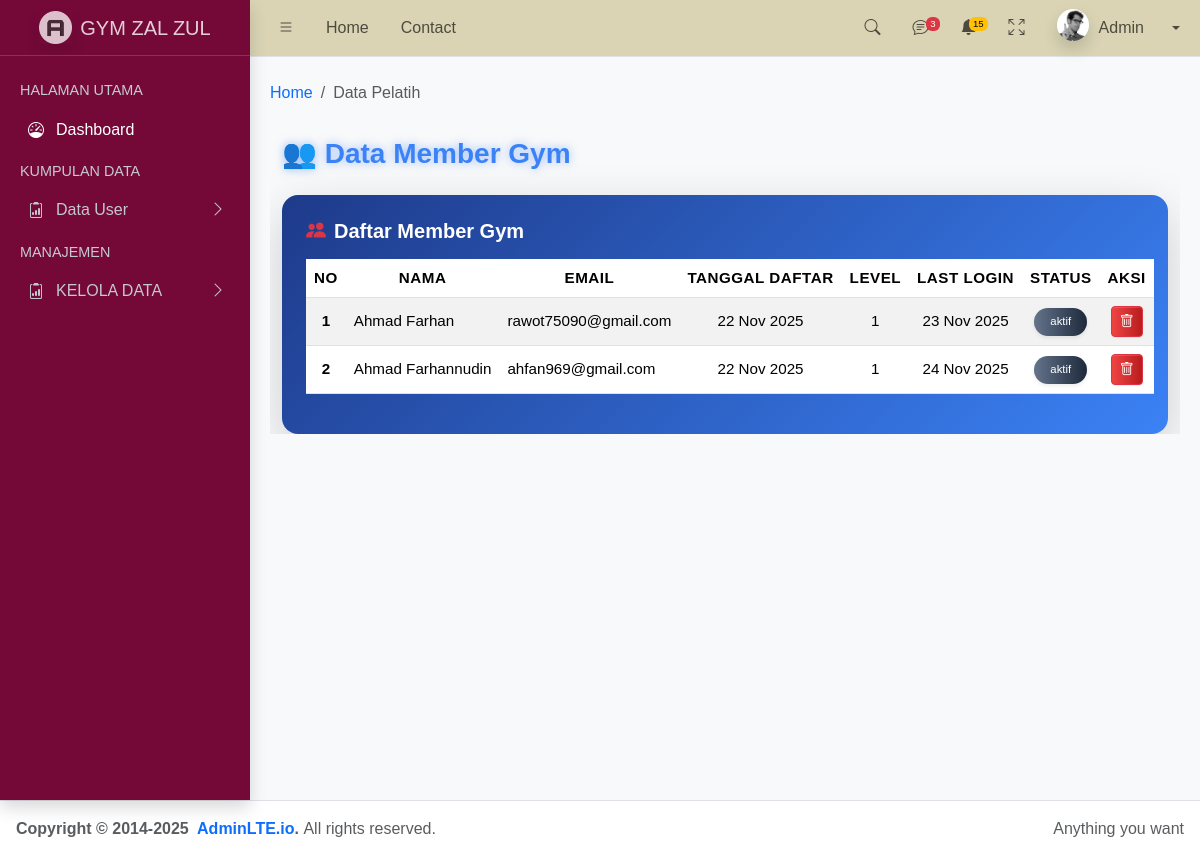
Page /dist/tables/member.php on the committed database.
### tables this page shows
CREATE TABLE `member` (
  `id_member` int(11) NOT NULL,
  `nama` varchar(100) NOT NULL,
  `email` varchar(150) NOT NULL,
  `password` varchar(255) DEFAULT NULL,
  `google_id` varchar(255) DEFAULT NULL,
  `foto_profile` varchar(255) DEFAULT 'default.png',
  `tanggal_daftar` datetime DEFAULT current_timestamp(),
  `level` int(11) DEFAULT 1,
  `streak_hari` int(11) DEFAULT 0,
  `last_login` datetime DEFAULT NULL,
  `status` enum('aktif','nonaktif') DEFAULT 'aktif'
);

### dist/tables/member.php (the view, shortened to what this page needs)
<!doctype html>
<html lang="en">
  <head>
    <link
      rel="stylesheet"
      href="https://cdn.jsdelivr.net/npm/@fontsource/source-sans-3@5.0.12/index.css"
      media="print"
      onload="this.media='all'"
    />
    <link
      rel="stylesheet"
      href="https://cdn.jsdelivr.net/npm/overlayscrollbars@2.11.0/styles/overlayscrollbars.min.css"
    />
    <link
      rel="stylesheet"
      href="https://cdn.jsdelivr.net/npm/bootstrap-icons@1.13.1/font/bootstrap-icons.min.css"
    />
    <link rel="stylesheet" href="../css/adminlte.css" />
  </head>
  <body class="layout-fixed sidebar-expand-lg sidebar-open bg-body-tertiary">
    <div class="app-wrapper">
      <nav class="app-header navbar navbar-expand" style="background-color: rgb(218, 212, 181);">
        <div class="container-fluid">
          <ul class="navbar-nav">
            <li class="nav-item">
              <a class="nav-link" data-lte-toggle="sidebar" href="#" role="button">
                <i class="bi bi-list"></i>
              </a>
            </li>
            <li class="nav-item d-none d-md-block"><a href="#" class="nav-link">Home</a></li>
            <li class="nav-item d-none d-md-block"><a href="#" class="nav-link">Contact</a></li>
          </ul>
          <ul class="navbar-nav ms-auto">
            <li class="nav-item">
              <a class="nav-link" data-widget="navbar-search" href="#" role="button">
                <i class="bi bi-search"></i>
              </a>
            </li>
            <li class="nav-item dropdown">
              <a class="nav-link" data-bs-toggle="dropdown" href="#">
                <i class="bi bi-chat-text"></i>
                <span class="navbar-badge badge text-bg-danger">3</span>
              </a>
            </li>
            <li class="nav-item dropdown">
              <a class="nav-link" data-bs-toggle="dropdown" href="#">
                <span class="navbar-badge badge text-bg-warning">15</span>
              </a>
            </li>
            <li class="nav-item">
              <a class="nav-link" href="#" data-lte-toggle="fullscreen">
                <i data-lte-icon="maximize" class="bi bi-arrows-fullscreen"></i>
              </a>
            </li>
            <li class="nav-item dropdown user-menu">
              <a href="#" class="nav-link dropdown-toggle" data-bs-toggle="dropdown">
                <img
                  src="../assets/img/user2-160x160.jpg"
                  class="user-image rounded-circle shadow"
                  alt="User Image"
                />
                <span class="d-none d-md-inline">Admin</span>
              </a>
            </li>
          </ul>
          <ul class="navbar-nav">
            <li class="nav-item dropdown">
              <button
                class="btn btn-link nav-link py-2 px-0 px-lg-2 dropdown-toggle d-flex align-items-center"
                id="bd-theme"
                type="button"
                aria-expanded="false"
                data-bs-toggle="dropdown"
                data-bs-display="static"
              >
              </button>
            </li>
          </ul>
        </div>
      </nav>
       <aside class="app-sidebar  shadow" data-bs-theme="dark" style="background-color: rgb(116, 9, 56);">
        <div class="sidebar-brand">
          <a href="./index.php" class="brand-link">
            <img
              src="../assets/img/AdminLTELogo.png"
              alt="AdminLTE Logo"
              class="brand-image opacity-75 shadow"
            />
            <span class="brand-text fw-light">GYM ZAL ZUL</span>
          </a>
        </div>
        <div class="sidebar-wrapper">
          <nav class="mt-2">
                              <ul
              class="nav sidebar-menu flex-column"
              data-lte-toggle="treeview"
              role="navigation"
              aria-label="Main navigation"
              data-accordion="false"
              id="navigation"
            >
            <li class="nav-header">HALAMAN UTAMA</li>
              <li class="nav-item menu-open">
                <a href="#" class="nav-link active">
                  <i class="nav-icon bi bi-speedometer"></i>
                  <p>
                    Dashboard
                  </p>
                </a>
              </li>
              <li class="nav-header">KUMPULAN DATA</li>
              <li class="nav-item">
                <a href="#" class="nav-link ">
                  <i class="nav-icon bi bi-clipboard2-data"></i>
                  <p>
                    Data User
                  </p>
                </a>
              </li>
              <li class="nav-header"> MANAJEMEN</li>
              <li class="nav-item">
                <a href="#" class="nav-link ">
                  <i class="nav-icon bi bi-clipboard2-data"></i>
                  <p>
                    KELOLA DATA
                  </p>
                </a>
              </li>
            </ul>
          </nav>
        </div>
      </aside>
      <main class="app-main">
        <div class="app-content-header">
          <div class="container-fluid">
            <div class="row">
              <div class="col-sm-6">
                <ol class="breadcrumb float-sm-start">
                  <li class="breadcrumb-item"><a href="../index.php">Home</a></li>
                  <li class="breadcrumb-item active" aria-current="page">Data Pelatih</li>
                </ol>
              </div>
            </div>
            <div class="card-body">
        <div class="table-responsive">
<div class="container-fluid mt-4">
  <div class="header-section d-flex justify-content-between align-items-center mb-3">
    <h3>👥 Data Member Gym</h3>
  </div>
  <div class="card table-gym p-4 shadow-lg border-0 text-light rounded-4">
    <h5 class="fw-bold mb-3 text-white">
      <i class="bi bi-people-fill me-2 text-danger"></i>Daftar Member Gym
    </h5>
    <table id="tabelMember" class="table table-striped table-hover align-middle w-100">
      <thead class="text-center text-uppercase">
        <tr>
          <th>No</th>
          <th>Nama</th>
          <th>Email</th>
          <th>Tanggal Daftar</th>
          <th>Level</th>
          <th>Last Login</th>
          <th>Status</th>
          <th>Aksi</th>
        </tr>
      </thead>
      <tbody>
        <?php
        include '../../koneksi.php';
        $no = 1;
        $query = mysqli_query($conn, "SELECT * FROM member ORDER BY id_member DESC");
        while ($row = mysqli_fetch_assoc($query)) {
          echo "<tr>
                  <td class='text-center fw-semibold text-black'>{$no}</td>
                  <td class='text-dark'>{$row['nama']}</td>
                  <td class='text-dark'>{$row['email']}</td>
                  <td class='text-center text-dark'>" .
                    (!empty($row['tanggal_daftar']) ? date('d M Y', strtotime($row['tanggal_daftar'])) : '-') .
                  "</td>
                  <td class='text-center text-dark'>{$row['level']}</td>
                  <td class='text-center text-dark'>" .
                    (!empty($row['last_login']) ? date('d M Y', strtotime($row['last_login'])) : '-') .
                  "</td>
                  <td class='text-center'>
                    <span class='badge ".($row['status']=='Aktif'?'bg-success':'bg-secondary')." px-3 py-2 rounded-pill shadow-sm'>
                      {$row['status']}
                    </span>
                  </td>
                  <td class='text-center'>
                    <button class='btn btn-sm btn-danger delete-btn'
                            data-id='{$row['id_member']}'
                            title='Hapus Member'>
                      <i class='bi bi-trash'></i>
                    </button>
                  </td>
                </tr>";
          $no++;
        }
        ?>
      </tbody>
    </table>
  </div>
</div>
</div>
</div>
        </div>
      </div>
          </div>
      <footer class="app-footer">
        <div class="float-end d-none d-sm-inline">Anything you want</div>
        <strong>
          Copyright &copy; 2014-2025&nbsp;
          <a href="https://adminlte.io" class="text-decoration-none">AdminLTE.io</a>.
        </strong>
        All rights reserved.
      </footer>
<link href="https://cdn.jsdelivr.net/npm/bootstrap-icons@1.11.3/font/bootstrap-icons.css" rel="stylesheet">
<link rel="stylesheet" href="https://cdn.jsdelivr.net/npm/flatpickr/dist/flatpickr.min.css">
  </body>
</html>

### dist/tables/member.php (style rules this page uses)
body { background-color: #0f172a; color: #e2e8f0; font-family: 'Poppins', sans-serif; margin: 0; padding: 0; }
.table-gym { background: linear-gradient(135deg, #1e3a8a, #3b82f6); color: #000 !important; border-radius: 12px; overflow: hidden; box-shadow: 0 8px 25px rgba(0, 0, 0, 0.6); padding: 20px; }
.table-gym thead { background: linear-gradient(90deg, #60a5fa, #2563eb); color: #fff !important; text-transform: uppercase; letter-spacing: 0.5px; font-weight: 600; }
.table-gym th, .table-gym td { vertical-align: middle; color: #000 !important; font-size: 0.95rem; white-space: nowrap; }
.badge.bg-secondary { background: linear-gradient(90deg, #64748b, #1e293b); color: #fff; font-weight: 500; }
.btn-danger { background: linear-gradient(90deg, #ef4444, #b91c1c); }
.header-section { display: flex; justify-content: space-between; align-items: center; flex-wrap: wrap; margin-bottom: 20px; gap: 10px; }
.header-section h3 { font-weight: 700; color: #3b82f6; text-shadow: 0 0 10px rgba(59, 130, 246, 0.5); }

### rows in the picture
member: nama "Ahmad Farhan", email "rawot75090@gmail.com", tanggal_daftar "22 Nov 2025", level "1", last_login "23 Nov 2025", status "aktif"
member: nama "Ahmad Farhannudin", email "ahfan969@gmail.com", tanggal_daftar "22 Nov 2025", level "1", last_login "24 Nov 2025", status "aktif"
